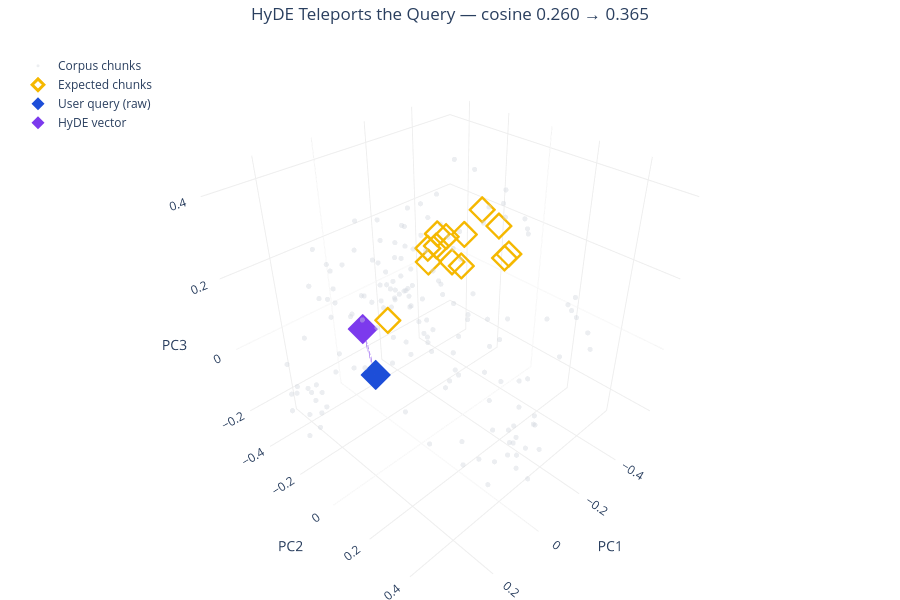

Notebook source saved alongside this figure:
### Markdown cell above
## Step 5 — HyDE: Teleport the Query

HyDE asks Claude to *write a hypothetical answer* to the question, then embeds **that** instead of the raw question. The hypothetical answer is stylistically a policy document, so it lands near real policy chunks.

Watch the purple diamond (HyDE vector). The dashed line shows the query "teleporting" from question-space into answer-space.

**The score improves** — not because we found a better chunk yet, but because we changed where we're *looking* for chunks.

### Code cell
fig = go.Figure()

# Corpus + gold stars (as before)
fig.add_trace(go.Scatter3d(
    x=cache["chunk_proj"][~expected_mask, 0],
    y=cache["chunk_proj"][~expected_mask, 1],
    z=cache["chunk_proj"][~expected_mask, 2],
    mode="markers",
    marker=dict(size=3, color=COLORS["corpus"], opacity=0.4),
    name="Corpus chunks", hoverinfo="skip",
))
fig.add_trace(go.Scatter3d(
    x=cache["chunk_proj"][expected_mask, 0],
    y=cache["chunk_proj"][expected_mask, 1],
    z=cache["chunk_proj"][expected_mask, 2],
    mode="markers",
    marker=dict(size=9, color=COLORS["gold"], symbol="diamond-open", line=dict(color=COLORS["gold"], width=3)),
    name="Expected chunks", hoverinfo="skip",
))

# Query + HyDE + the arrow between them
q = cache["query_proj"][fq_idx]
h = cache["hyde_proj"][fq_idx]

fig.add_trace(go.Scatter3d(
    x=[q[0]], y=[q[1]], z=[q[2]],
    mode="markers",
    marker=dict(size=10, color=COLORS["query"], symbol="diamond"),
    name="User query (raw)",
    hovertext=[cache["query_texts"][fq_idx]], hoverinfo="text",
))

fig.add_trace(go.Scatter3d(
    x=[h[0]], y=[h[1]], z=[h[2]],
    mode="markers",
    marker=dict(size=10, color=COLORS["hyde"], symbol="diamond"),
    name="HyDE vector",
    hovertext=[f"HyDE: {cache["hyde_texts"][fq_idx][:200]}..."],
    hoverinfo="text",
))

# Dashed arrow from query → HyDE
fig.add_trace(go.Scatter3d(
    x=[q[0], h[0]], y=[q[1], h[1]], z=[q[2], h[2]],
    mode="lines",
    line=dict(color=COLORS["hyde"], width=4, dash="dash"),
    name="HyDE teleport",
    hoverinfo="skip", showlegend=False,
))

fig.update_layout(**base_layout(
    f"HyDE Teleports the Query — cosine {cos_naive:.3f} → {cos_hyde:.3f}"
))
fig.show()

delta = cos_hyde - cos_naive
direction = "improved" if delta > 0 else "regressed"
print(f"Naive cosine: {cos_naive:.3f}")
print(f"HyDE cosine:  {cos_hyde:.3f}  ({direction} by {abs(delta):.3f})")

### Figure 1 — Plotly figure (JSON) as saved in the notebook; plotly's stock layout.template omitted (floating-point values rounded to 4 significant figures; data arrays with more than 128 entries replaced by an {"elided": "..."} marker saying what was removed)
{"data": [{"hoverinfo": "skip", "marker": {"color": "#D0D5DD", "opacity": 0.4, "size": 3}, "mode": "markers", "name": "Corpus chunks", "type": "scatter3d", "x": {"elided": "160 float values"}, "y": {"elided": "160 float values"}, "z": {"elided": "160 float values"}}, {"hoverinfo": "skip", "marker": {"color": "#F5B800", "line": {"color": "#F5B800", "width": 3}, "size": 9, "symbol": "diamond-open"}, "mode": "markers", "name": "Expected chunks", "type": "scatter3d", "x": [-0.4367, -0.3457, -0.423, -0.4446, -0.3447, -0.3328, -0.3376, -0.292, -0.2977, -0.302, 0.06366, -0.3396, -0.2518], "y": [-0.08611, -0.07903, -0.03781, -0.03779, -0.1643, -0.1651, -0.2531, -0.2538, -0.3081, -0.2594, -0.06837, -0.2231, -0.2528], "z": [0.2093, 0.28, 0.1341, 0.139, 0.1924, 0.1039, 0.1656, 0.1517, 0.08706, 0.1823, 0.1164, 0.0977, 0.1572]}, {"hoverinfo": "text", "hovertext": ["What are the performance review procedures?"], "marker": {"color": "#1D4ED8", "size": 10, "symbol": "diamond"}, "mode": "markers", "name": "User query (raw)", "type": "scatter3d", "x": [0.09958], "y": [-0.1062], "z": [-0.04229]}, {"hoverinfo": "text", "hovertext": ["HyDE: **Performance Review Procedures**\n\nAll employees undergo biannual performance reviews in January and July, conducted by their direct manager using the standardized competency framework in Workday. Man..."], "marker": {"color": "#7C3AED", "size": 10, "symbol": "diamond"}, "mode": "markers", "name": "HyDE vector", "type": "scatter3d", "x": [0.06415], "y": [-0.2144], "z": [0.04183]}, {"hoverinfo": "skip", "line": {"color": "#7C3AED", "dash": "dash", "width": 4}, "mode": "lines", "name": "HyDE teleport", "showlegend": false, "type": "scatter3d", "x": [0.09958, 0.06415], "y": [-0.1062, -0.2144], "z": [-0.04229, 0.04183]}], "layout": {"height": 600, "legend": {"bgcolor": "rgba(255,255,255,0.7)", "x": 0.02, "y": 0.98}, "margin": {"b": 0, "l": 0, "r": 0, "t": 40}, "scene": {"aspectmode": "cube", "xaxis": {"backgroundcolor": "white", "gridcolor": "#EEE", "showgrid": true, "title": {"text": "PC1"}}, "yaxis": {"backgroundcolor": "white", "gridcolor": "#EEE", "showgrid": true, "title": {"text": "PC2"}}, "zaxis": {"backgroundcolor": "white", "gridcolor": "#EEE", "showgrid": true, "title": {"text": "PC3"}}}, "showlegend": true, "title": {"text": "HyDE Teleports the Query — cosine 0.260 → 0.365", "x": 0.5, "xanchor": "center"}}}
